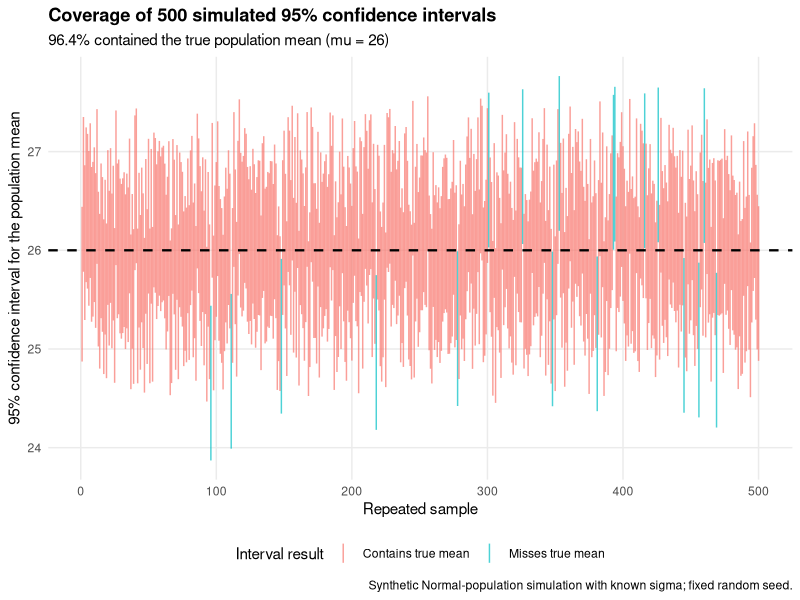
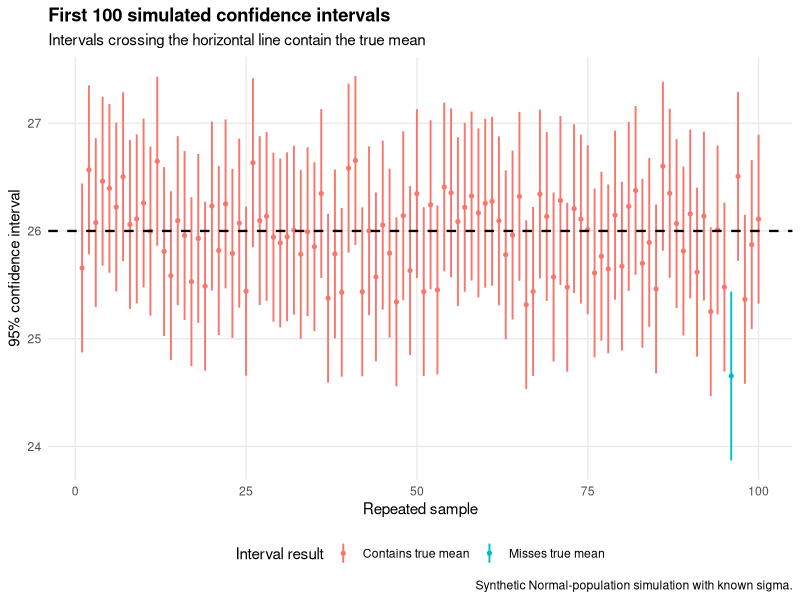
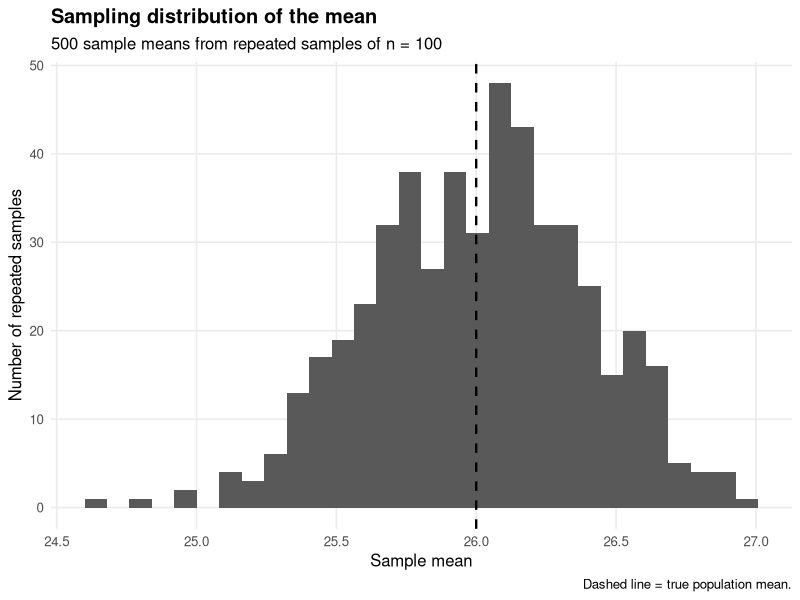

Generate these figures, in order, with R: (Note: this script raises an error after producing the figures.)
# ============================================================
# FIOCRUZ — Module 3, Lesson 1, Activity 2
#
# Goal:
# Construct 95% confidence intervals for 500 repeated samples
# and observe how often they contain the true population mean.
#
# This follows the course's introductory case of a Normal
# population with KNOWN population variance, using:
#
#   xbar ± z_(alpha/2) * sigma / sqrt(n)
#
# The course emphasizes the repeated-sampling interpretation:
# across many repeated samples, about 95% of 95% CIs should
# contain the true population mean.
# ============================================================

required <- c("dplyr", "readr", "ggplot2", "tibble")

missing <- required[
  !vapply(required, requireNamespace, FUN.VALUE = logical(1), quietly = TRUE)
]

if (length(missing) > 0) {
  cat("\nMissing R packages:", paste(missing, collapse = ", "), "\n")
  cat("Installing missing CRAN packages...\n")
  install.packages(missing, repos = "https://cloud.r-project.org")
}

suppressPackageStartupMessages({
  library(dplyr)
  library(readr)
  library(ggplot2)
  library(tibble)
})

set.seed(20260904)

# ------------------------------------------------------------
# STEP 1 — DEFINE THE POPULATION + CONFIDENCE LEVEL
# ------------------------------------------------------------
#
# We use a Normal population to match the course's introductory
# derivation for a mean with known population variance.
#
# mu = 26 and sigma = 4 are chosen to keep the BMI-style scale
# used in the lesson while making the simulation fully synthetic.

population_mean <- 26
population_sd <- 4
sample_size <- 100
repetitions <- 500
confidence_level <- 0.95

alpha <- 1 - confidence_level

z_critical <- qnorm(
  1 - alpha / 2
)

theoretical_se <- population_sd / sqrt(sample_size)

cat("\n============================================================\n")
cat("STEP 1 — SETUP\n")
cat("============================================================\n")
cat("True population mean (mu):", population_mean, "\n")
cat("Known population SD (sigma):", population_sd, "\n")
cat("Sample size per repetition (n):", sample_size, "\n")
cat("Repeated samples:", repetitions, "\n")
cat("Confidence level:", 100 * confidence_level, "%\n")
cat("z critical:", round(z_critical, 4), "\n")
cat("Theoretical SE:", round(theoretical_se, 4), "\n")

cat("\nCourse connection:\n")
cat("For a 95% CI, qnorm(0.975) gives approximately 1.96.\n")

# ------------------------------------------------------------
# STEP 2 — GENERATE 500 INDEPENDENT SAMPLES
# ------------------------------------------------------------

draws <- matrix(
  rnorm(
    n = repetitions * sample_size,
    mean = population_mean,
    sd = population_sd
  ),
  nrow = repetitions,
  ncol = sample_size
)

sample_means <- rowMeans(draws)

cat("\n============================================================\n")
cat("STEP 2 — 500 SAMPLE MEANS\n")
cat("============================================================\n")
cat("Mean of the 500 sample means:", round(mean(sample_means), 3), "\n")
cat("SD of the 500 sample means:", round(sd(sample_means), 3), "\n")
cat("Theoretical SE:", round(theoretical_se, 3), "\n")

# ------------------------------------------------------------
# STEP 3 — CONSTRUCT 95% CONFIDENCE INTERVALS
# ------------------------------------------------------------

margin_of_error <- z_critical * theoretical_se

intervals <- tibble(
  repetition = seq_len(repetitions),
  sample_mean = sample_means,
  lower = sample_mean - margin_of_error,
  upper = sample_mean + margin_of_error
) |>
  mutate(
    contains_true_mean =
      lower <= population_mean &
      upper >= population_mean,
    status = if_else(
      contains_true_mean,
      "Contains true mean",
      "Misses true mean"
    )
  )

cat("\n============================================================\n")
cat("STEP 3 — FIRST 10 CONFIDENCE INTERVALS\n")
cat("============================================================\n")
print(
  intervals |>
    slice_head(n = 10)
)

cat("\nFormula used:\n")
cat("  xbar ± z * sigma/sqrt(n)\n")
cat("\nMargin of error:", round(margin_of_error, 3), "\n")
cat("CI width:", round(2 * margin_of_error, 3), "\n")

# ------------------------------------------------------------
# STEP 4 — COVERAGE
# ------------------------------------------------------------

coverage_count <- sum(intervals$contains_true_mean)
miss_count <- repetitions - coverage_count
coverage_percent <- 100 * mean(intervals$contains_true_mean)

coverage_summary <- tibble(
  repetitions = repetitions,
  confidence_level_percent = 100 * confidence_level,
  intervals_containing_mu = coverage_count,
  intervals_missing_mu = miss_count,
  observed_coverage_percent = round(coverage_percent, 1),
  true_mu = population_mean,
  z_critical = round(z_critical, 4),
  theoretical_se = round(theoretical_se, 4),
  margin_of_error = round(margin_of_error, 4)
)

cat("\n============================================================\n")
cat("STEP 4 — COVERAGE RESULT\n")
cat("============================================================\n")
print(coverage_summary)

cat("\nInterpretation:\n")
cat(
  coverage_count,
  "of",
  repetitions,
  "intervals contained the true mean.\n"
)
cat(
  "Observed coverage:",
  round(coverage_percent, 1),
  "%\n"
)

cat("\nIMPORTANT INTERPRETATION:\n")
cat("A 95% confidence procedure does NOT mean there is a 95%\n")
cat("probability that the already-calculated fixed interval contains mu.\n")
cat("It means that, under repeated sampling, about 95% of intervals\n")
cat("constructed by this procedure contain the true parameter.\n")

# ------------------------------------------------------------
# STEP 5 — VISUALIZE ALL 500 INTERVALS
# ------------------------------------------------------------

p_all <- ggplot(
  intervals,
  aes(
    x = repetition,
    ymin = lower,
    ymax = upper,
    color = status
  )
) +
  geom_linerange(alpha = 0.7) +
  geom_hline(
    yintercept = population_mean,
    linetype = "dashed",
    linewidth = 0.8
  ) +
  labs(
    title = "Coverage of 500 simulated 95% confidence intervals",
    subtitle = paste0(
      round(coverage_percent, 1),
      "% contained the true population mean (mu = ",
      population_mean,
      ")"
    ),
    x = "Repeated sample",
    y = "95% confidence interval for the population mean",
    color = "Interval result",
    caption = "Synthetic Normal-population simulation with known sigma; fixed random seed."
  ) +
  theme_minimal(base_size = 11) +
  theme(
    plot.title = element_text(face = "bold"),
    panel.grid.minor = element_blank(),
    legend.position = "bottom"
  )

ggsave(
  "practice/manual_attempts/module3_lesson1/activity02_confidence_intervals/outputs/coverage_500_intervals.png",
  p_all,
  width = 11,
  height = 6,
  dpi = 300,
  bg = "white"
)

# ------------------------------------------------------------
# STEP 6 — ZOOM TO FIRST 100, LIKE THE COURSE ILLUSTRATION
# ------------------------------------------------------------

first_100 <- intervals |>
  slice_head(n = 100)

p_100 <- ggplot(
  first_100,
  aes(
    x = repetition,
    ymin = lower,
    ymax = upper,
    color = status
  )
) +
  geom_linerange(linewidth = 0.65) +
  geom_point(
    aes(y = sample_mean),
    size = 1.1
  ) +
  geom_hline(
    yintercept = population_mean,
    linetype = "dashed",
    linewidth = 0.8
  ) +
  labs(
    title = "First 100 simulated confidence intervals",
    subtitle = "Intervals crossing the horizontal line contain the true mean",
    x = "Repeated sample",
    y = "95% confidence interval",
    color = "Interval result",
    caption = "Synthetic Normal-population simulation with known sigma."
  ) +
  theme_minimal(base_size = 11) +
  theme(
    plot.title = element_text(face = "bold"),
    panel.grid.minor = element_blank(),
    legend.position = "bottom"
  )

ggsave(
  "practice/manual_attempts/module3_lesson1/activity02_confidence_intervals/outputs/coverage_first_100_intervals.png",
  p_100,
  width = 10,
  height = 6,
  dpi = 300,
  bg = "white"
)

# ------------------------------------------------------------
# STEP 7 — SAMPLE-MEAN DISTRIBUTION
# ------------------------------------------------------------

p_means <- ggplot(
  intervals,
  aes(x = sample_mean)
) +
  geom_histogram(bins = 30) +
  geom_vline(
    xintercept = population_mean,
    linetype = "dashed",
    linewidth = 0.8
  ) +
  labs(
    title = "Sampling distribution of the mean",
    subtitle = "500 sample means from repeated samples of n = 100",
    x = "Sample mean",
    y = "Number of repeated samples",
    caption = "Dashed line = true population mean."
  ) +
  theme_minimal(base_size = 12) +
  theme(
    plot.title = element_text(face = "bold"),
    panel.grid.minor = element_blank()
  )

ggsave(
  "practice/manual_attempts/module3_lesson1/activity02_confidence_intervals/outputs/sampling_distribution_means.png",
  p_means,
  width = 8,
  height = 5,
  dpi = 300,
  bg = "white"
)

# ------------------------------------------------------------
# STEP 8 — SAVE TABLES
# ------------------------------------------------------------

write_csv(
  intervals,
  "practice/manual_attempts/module3_lesson1/activity02_confidence_intervals/outputs/confidence_intervals_500.csv"
)

write_csv(
  coverage_summary,
  "practice/manual_attempts/module3_lesson1/activity02_confidence_intervals/outputs/coverage_summary.csv"
)

# ------------------------------------------------------------
# STEP 9 — VALIDATION
# ------------------------------------------------------------

stopifnot(nrow(intervals) == 500)
stopifnot(all(intervals$lower < intervals$upper))

stopifnot(
  abs(
    z_critical - 1.959964
  ) < 0.001
)

# With 500 repeated 95% intervals, observed coverage fluctuates.
# This broad range catches a broken simulation without demanding
# that random coverage be exactly 95%.
observed_coverage <- mean(intervals$contains_true_mean)

stopifnot(
  observed_coverage > 0.90,
  observed_coverage < 0.99
)

stopifnot(
  abs(
    sd(sample_means) - theoretical_se
  ) / theoretical_se < 0.20
)

stopifnot(coverage_count > 0)
stopifnot(miss_count > 0)

required_figures <- c(
  "practice/manual_attempts/module3_lesson1/activity02_confidence_intervals/outputs/coverage_500_intervals.png",
  "practice/manual_attempts/module3_lesson1/activity02_confidence_intervals/outputs/coverage_first_100_intervals.png",
  "practice/manual_attempts/module3_lesson1/activity02_confidence_intervals/outputs/sampling_distribution_means.png"
)

stopifnot(all(file.exists(required_figures)))

cat("\n============================================================\n")
cat("✅ M3 LESSON 1 · ACTIVITY 2 PASSED\n")
cat("============================================================\n")
cat("500 confidence intervals constructed.\n")
cat("Observed 95% CI coverage:", round(100 * observed_coverage, 1), "%\n")
cat("\nYou demonstrated:\n")
cat("  • qnorm() and z = 1.96\n")
cat("  • standard error of a mean\n")
cat("  • margin of error\n")
cat("  • repeated-sampling confidence-interval coverage\n")
cat("  • correct interpretation of a 95% confidence procedure\n")
